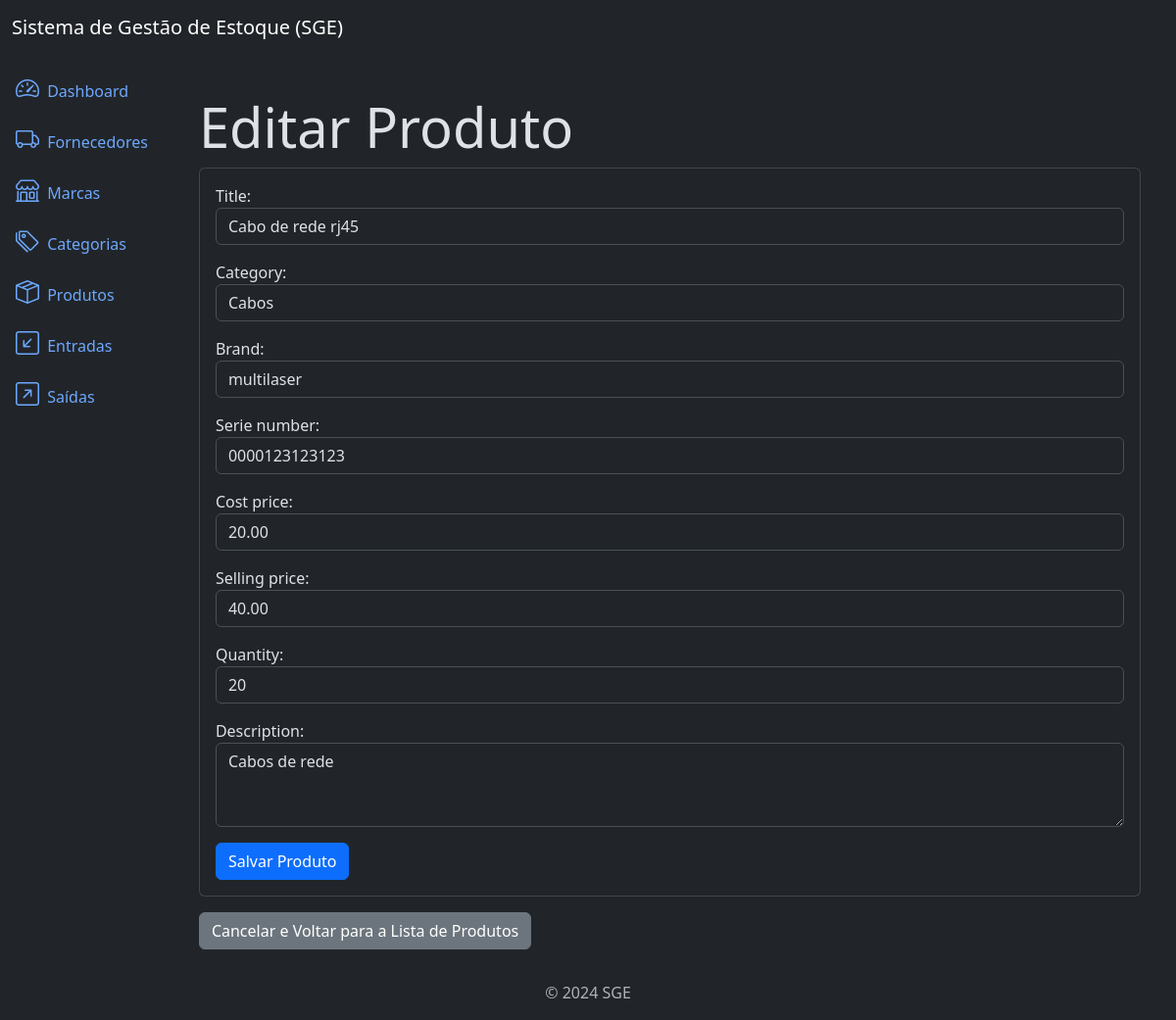
Page /product/6/update/ on the committed database.
### products/models.py (models this page shows, shortened)
class Product(models.Model):
    title = models.CharField(max_length=500)
    category = models.ForeignKey(
        Category, on_delete=models.PROTECT, related_name='products'
    )
    brand = models.ForeignKey(
        Brand, on_delete=models.PROTECT, related_name='brand'
    )
    description = models.TextField(null=True, blank=True)
    serie_number = models.CharField(max_length=200, null=True, blank=True)
    cost_price = models.DecimalField(max_digits=20, decimal_places=2)
    selling_price = models.DecimalField(max_digits=20, decimal_places=2)
    quantity = models.IntegerField(default=0)
    created_at = models.DateTimeField(auto_now_add=True)
    updated_at = models.DateTimeField(auto_now=True)
    class Meta:
        ordering = ['title']

### products/views.py (the view)
class ProductUpdateView(UpdateView):
    model = Product
    template_name = 'product_update.html'
    form_class = ProductForm
    success_url = reverse_lazy('product_list')

### products/forms.py
class ProductForm(forms.ModelForm):
    class Meta:
        model = Product
        fields = [
            'title', 'category', 'brand', 'serie_number', 'cost_price',
            'selling_price', 'quantity', 'description'
        ]
    def __init__(self, *args, **kwargs):
        super(ProductForm, self).__init__(*args, **kwargs)
        for field_name in self.fields:
            field = self.fields[field_name]
            field.widget.attrs['class'] = 'form-control'
            if field_name == 'description':
                field.widget.attrs['rows'] = 3

### brands/models.py (called while the page is built)
    def __str__(self) -> str:
        return self.name

### categories/models.py (called while the page is built)
    def __str__(self) -> str:
        return self.name

### products/templates/product_update.html (shortened to what this page needs)
{% extends "base.html" %}
{% block content %}
    <div class="container mt-4">
        <h3 class="display-4">Editar Produto</h3>
        <div class="card">
            <div class="card-body">
                <form method="post">
                    {{form.as_p}}
                    <button type="submit" class="btn btn-primary">
                        Salvar Produto
                    </button>
                </form>
            </div>
        </div>
        <a href=" {% url "product_list" %}" class="btn btn-secondary mt-3">
            Cancelar e Voltar para a Lista de Produtos
        </a>
    </div>
{% endblock content %}

### rows in the picture
Product: title "Cabo de rede rj45", category "Cabos", brand "multilaser", serie_number "0000123123123", cost_price "20.00", selling_price "40.00", quantity "20", description "Cabos de rede"
